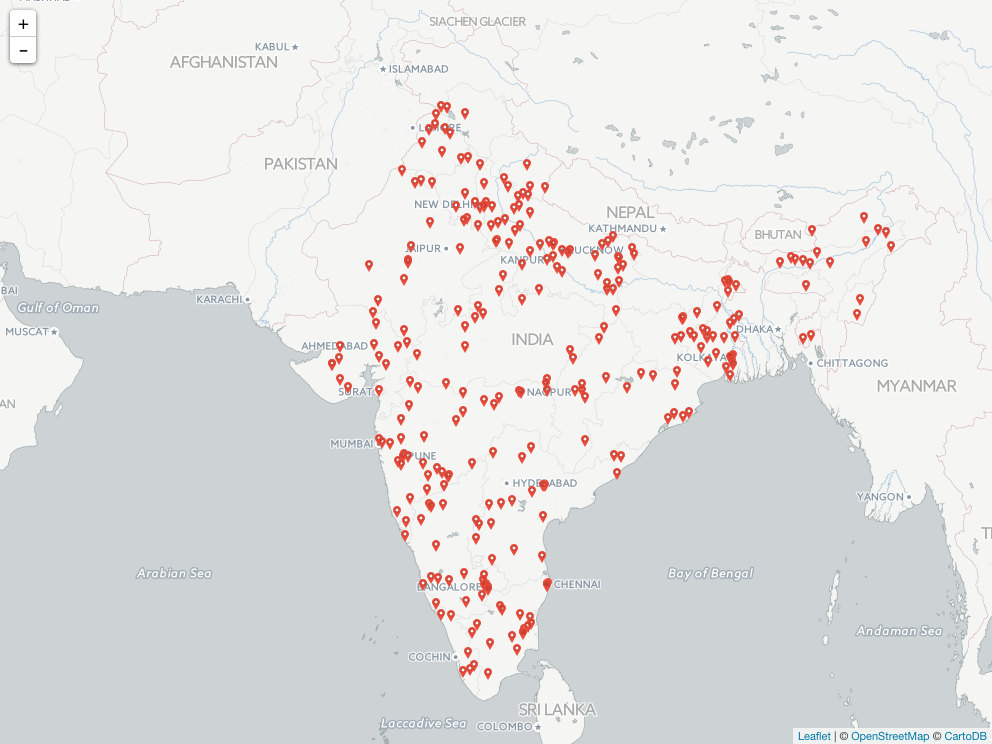

Write R code to recreate this figure.
library(leaflet) # Plot map
library(mapview) # Save map

# Load full results
polling = read.csv("../out.csv")

# Sample 300 stations to plot
polling2  = polling[sample(1:nrow(polling), 300, replace=FALSE), ]

# Custom icon to make map pins smaller
smallIcon = makeIcon(
    iconUrl = "pin.png",
    iconWidth = 12, iconHeight = 12
)

# Plot map
map = leaflet(polling2) %>% addProviderTiles(providers$CartoDB.Positron) %>% 
    setView(lng=78, lat=22, zoom=5) %>%
    addMarkers(icon=smallIcon)
map

# Save map
mapshot(map, file = "map.png")
